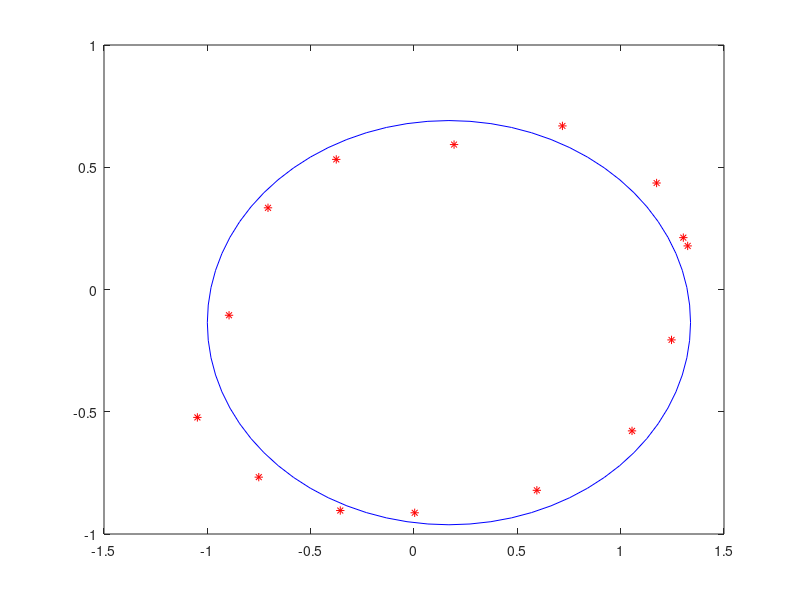
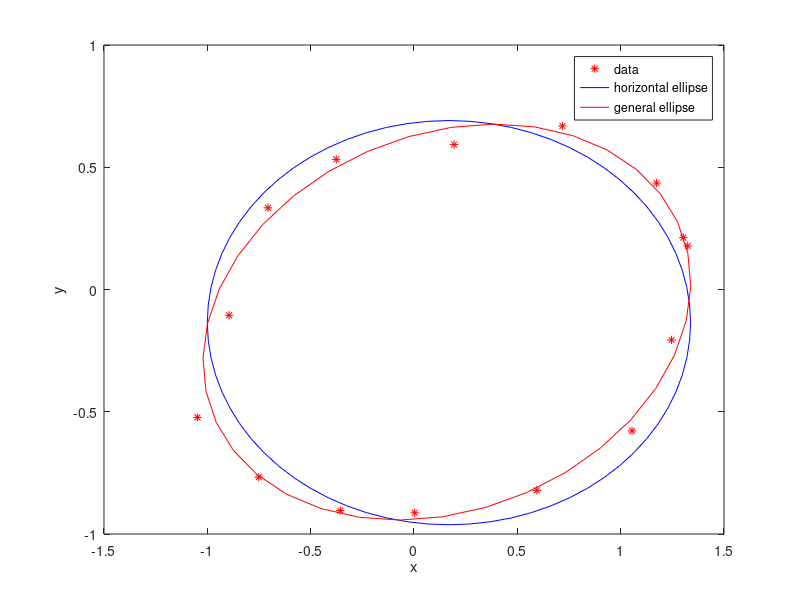

Source code (MATLAB) for these figures, in order:
%% give the parameters
ain = 1.2; bin = 0.8; alphain = 15*pi/180;  x0in = 0.1 ; y0in = -0.2; np = 15; 
sigma = 0.05;  %% standard deviation of the errors

phi = linspace(0,2*pi,np)';
xi  = x0in+ain*cos(phi)+sigma*randn(size(phi)); 
yi  = y0in+bin*sin(phi)+sigma*randn(size(phi));

xynew = [cos(alphain) -sin(alphain); sin(alphain) cos(alphain)]*[xi,yi]';
xi = xynew(1,:)'; yi = xynew(2,:)';


%% fit ellipse parallel to axis
F = [xi yi.^2 yi ones(size(xi))];
[p,yvar,r] = LinearRegression(F,-xi.^2);

x0 = -p(1)/2
y0 = -p(3)/(2*p(2))
a  = sqrt( x0^2 + p(2)*y0^2 - p(4))
b  = sqrt(a^2/p(2))

phi = (0:5:360)'*pi/180;
x = x0+a*cos(phi);  y = y0+b*sin(phi);
figure(1);
plot(xi,yi,'*r',x,y,'b');

%% fit general ellipse
F = [xi.*yi yi.^2  xi yi ones(size(xi))];
p = LinearRegression(F,-xi.^2);

m   = [2 p(1);p(1) 2*p(2)];
x0  = -m\[p(3);p(4)]
a11 =1/(x0(1)^2+p(1)*x0(1)*x0(2)+p(2)*x0(2)^2-p(5));
[V,la] = eig(a11*m/2);

alpha = atan(V(2,1)/V(1,1))*180/pi
a = 1/sqrt(la(1,1)) 
b = 1/sqrt(la(2,2))

np = 37;
phi = linspace(0,2*pi,np);
xx = V*([a*cos(phi); b*sin(phi)])+x0*ones(1,np);

xg = xx(1,:); yg = xx(2,:);

figure(2);
plot(xi,yi,'*r',x,y,'b',xg,yg,'r');
xlabel('x'); ylabel('y')
legend('data','horizontal ellipse','general ellipse') 
